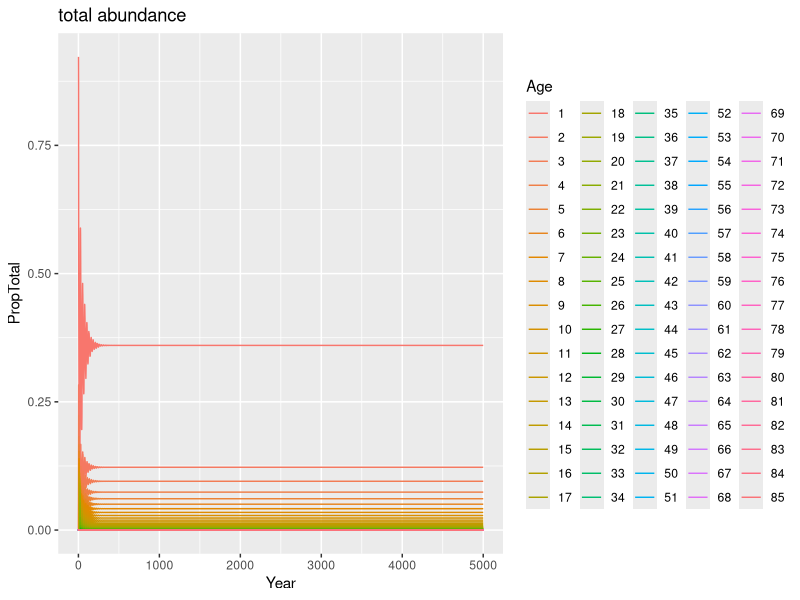
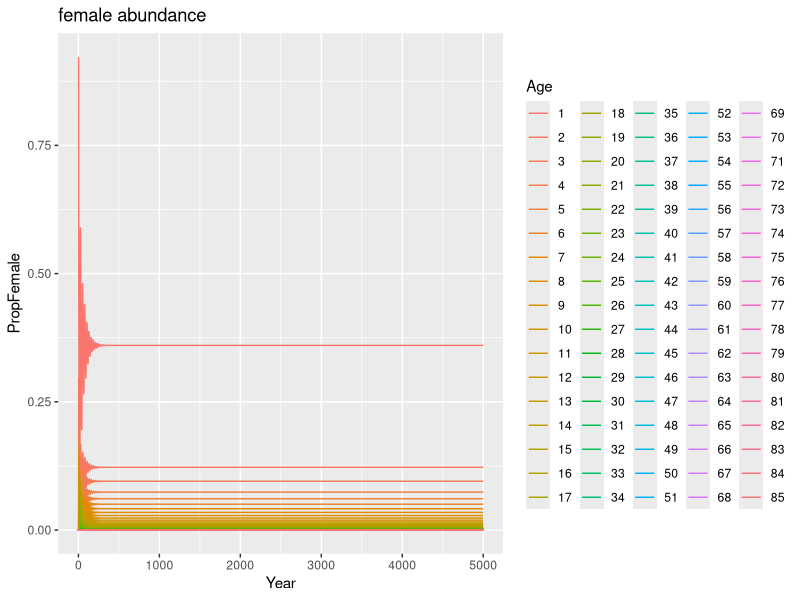
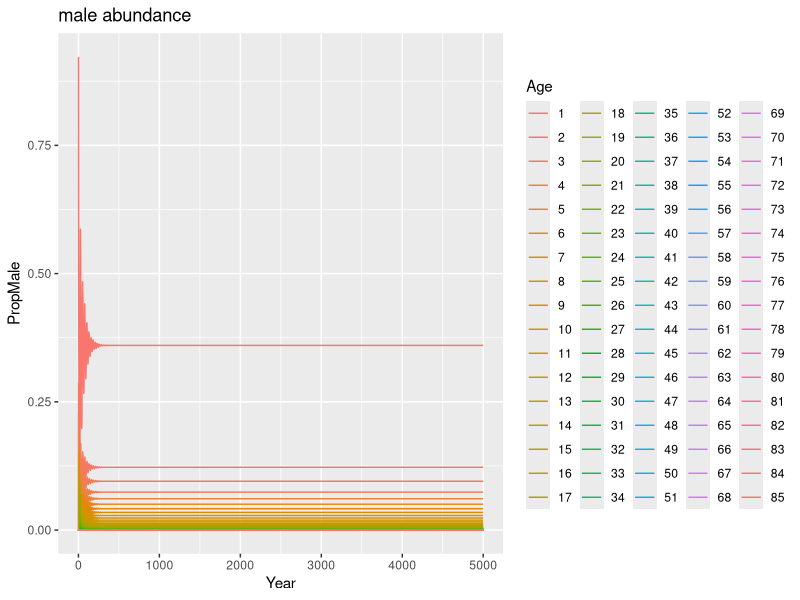
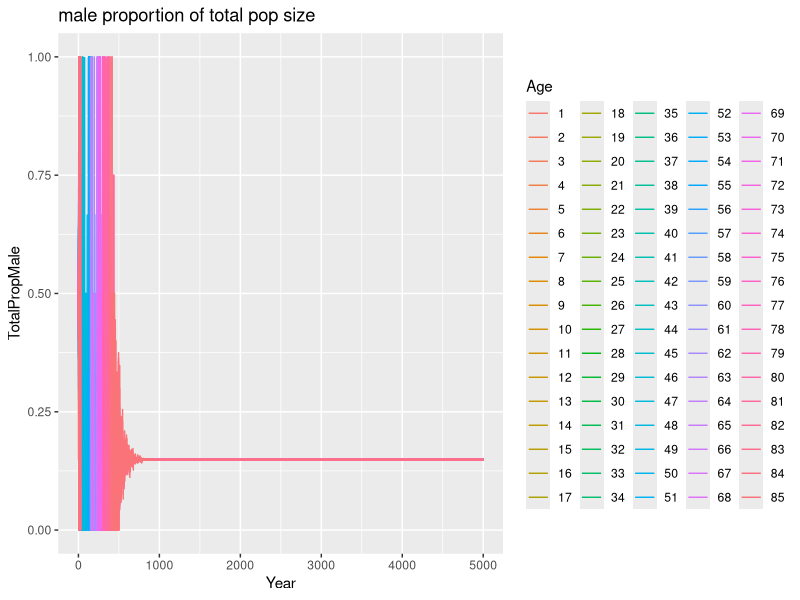

Reproduce these figures in R, in order. (Note: this script raises an error after producing the figures.)
# testing initialize population script

# load libraries
library(magrittr)
library(tidyr)
library(dplyr)
library(readr)
library(ggplot2)

# scenario parameters
model <- 'P_base'
scenario <- '0.5C'
beta <- 1.17
burn_in <- 5000

# model parameters to modulate
# temp_mu <- 31.80                        # FdN alone
temp_mu <- 30.5                         # mean of FdN, P, GM

temp_sd <- 0

# turtle demographics
max_age <- 85                                         # lifespan
F_survival_years <- c(1, 2, 7, 12, 63)                 # years per stage - F
F_survival_values <- c(0.35, 0.8, 0.85, 0.85, 0.799)  # survival per stage - F
M_survival_years <- c(1, 2, 7, 12, 63)                 # years per stage - M
M_survival_values <- c(0.35, 0.8, 0.85, 0.85, 0.799)  # survival per stage - M
age_maturity_mu <- 25                     # age at first reproduction, mean
age_maturity_sd <- 2.5                    # age at first reproduction, SD
F_remigration_int <- 3.87                 # remigration interval - females
M_remigration_int <- 1.47                 # remigration interval - males
nests_mu <- 4.95                          # mean # of nests/F/season
eggs_mu <- 100.58                         # mean number of eggs/nest - 100.58
hatch_success_A <- 0.86                   # logistic by temp - A
hatch_success_k <- -1.7                   # logistic by temp - beta
hatch_success_t0 <- 32.7                  # logistic by temp - t0
T_piv <- 29.2                             # thermal reaction norm midpoint

F_initial <- 170                          # initial adult F
M_initial <- 30                           # initial adult M

# if (model == 'P_base') { k_piv <- -1.4 }
if (model == 'P_base') { k_piv <- -1.34 }

if (model == 'GM_base') { k_piv <- -0.561 }

##### maturity ogive
M <- pnorm(q = 1:max_age, mean = age_maturity_mu, sd = age_maturity_sd)

##### initial population size

# survival values vector - females
F_survival <- rep(F_survival_values, times = F_survival_years)

# survival values vector - males
M_survival <- rep(M_survival_values, times = M_survival_years)

################################################################################

# initialize N dataframe
N <- array(rep(0, times = 2 * max_age * burn_in), 
           dim = c(2, max_age, burn_in))

# initial pop size
# hatchlings
N[ , 1, 1] <- 10000
# not hatchlings
N[ , 2:max_age, 1] <- 10

# temperatures
white_noise <- rnorm(n = burn_in, mean = 0, sd = temp_sd)
temperatures <- temp_mu + white_noise

# move population forward in time burn_in years
for (y in 2:burn_in) {
  
  # females
  N[1, 2:max_age, y] <- rbinom(n = max_age - 1, 
                               size = round(N[1, 1:(max_age - 1), y - 1]), 
                               prob = F_survival[1:(max_age - 1)])
  
  # males
  N[2, 2:max_age, y] <- rbinom(n = max_age - 1, 
                               size = round(N[2, 1:(max_age - 1), y - 1]), 
                               prob = M_survival[1:(max_age - 1)])
  
  ##### reproduction
  # females only breed every F_remigration_int years
  # all_mature_F <- rbinom(n = max_age, 
  #                        size = round(N[1, , y-1]), 
  #                        prob = M)
  # 
  # n_breeding_F <- round(sum(all_mature_F) / F_remigration_int)
  # 
  # all_mature_M <- rbinom(n = max_age, 
  #                        size = round(N[2, , y-1]), 
  #                        prob = M)
  # 
  # n_breeding_M <- round(sum(all_mature_M) / M_remigration_int)
  
  n_breeding_F <- round(sum(round(N[1, , y] * M), na.rm = TRUE) / F_remigration_int)
  
  # males only breed every M_remigration_int years
  n_breeding_M <- round(sum(round(N[2, , y] * M), na.rm = TRUE) / M_remigration_int)
  
  # as long as there is at least one mature female and one mature male:
  if (n_breeding_F > 0.5 & n_breeding_M > 0.5) {
    
    # operational sex ratio - proportion of males
    OSR <- n_breeding_M / (n_breeding_M + n_breeding_F)
    
    # calculate reproductive success
    # if 50% males or fewer, use beta function to calculate breeding success
    if (OSR <= 0.5) {
      breeding_success <- pbeta(2 * OSR, shape1 = 1, shape2 = beta) 
      
      # else, if there are more than 50% males, all the females get to mate
    } else { breeding_success <- 1 }
    
    # number of eggs
    eggs <- sum(n_breeding_F * round(nests_mu) * round(eggs_mu))
    
    
    
    # hatching success
    hatch_success <- hatch_success_A / (1 + exp(-hatch_success_k * (temperatures[y] - hatch_success_t0)))
    
    # total hatchlings = breeding_success * total eggs * hatching success
    hatchlings <- round(breeding_success * eggs * hatch_success)
    
    # determine proportion of male hatchlings based on temperature
    prop_male <- 1 / (1 + exp(-k_piv * (temperatures[y] - T_piv)))
    
    # number of male and female hatchlings
    # female hatchlings
    N[1, 1, y] <- round(hatchlings * (1 - prop_male))
    # male hatchlings
    N[2, 1, y] <- round(hatchlings * prop_male)
    
  } else { 
    
    N[1, 1, y] <- 0
    N[2, 1, y] <- 0 
    
  }
  
  print(y)
  
}

# plot results - females
females_raw <- as.data.frame(N[1, , ])
# View(females_raw)

males_raw <- as.data.frame(N[2, , ])
# View(males_raw)

females <- females_raw %>%
  mutate(Age = 1:max_age) %>%
  pivot_longer(cols = 1:burn_in,
               names_to = "Year", 
               values_to = "Abundance") %>%
  mutate(Year = parse_number(Year)) %>%
  rename(Female = Abundance) %>%
  group_by(Year)

males <- males_raw %>%
  mutate(Age = 1:max_age) %>%
  pivot_longer(cols = 1:burn_in,
               names_to = "Year", 
               values_to = "Abundance") %>%
  mutate(Year = parse_number(Year)) %>%
  rename(Male = Abundance)

abundances <- left_join(females, males) %>%
  mutate(Total = Female + Male) %>%
  mutate(Age = factor(Age)) %>%
  group_by(Year) %>%
  mutate(PropTotal = Total/sum(Total)) %>%
  mutate(PropFemale = Female/sum(Female)) %>%
  mutate(PropMale = Male/sum(Male)) %>%
  mutate(TotalPropFemale = Female/Total) %>%
  mutate(TotalPropMale = Male/Total)

# save(abundances, file = 'output/initial_population.Rda')

ggplot(abundances, aes(x = Year, y = PropTotal, col = Age)) +
  geom_path() +
  ggtitle('total abundance')

ggplot(abundances, aes(x = Year, y = PropFemale, col = Age)) +
  geom_path() +
  ggtitle('female abundance') 

ggplot(abundances, aes(x = Year, y = PropMale, col = Age)) +
  geom_path() +
  ggtitle('male abundance')

ggplot(abundances, aes(x = Year, y = TotalPropMale, col = Age)) +
  geom_path() +
  ggtitle('male proportion of total pop size')

# final SAD for total population (both sexes)
final_total_SAD <- abundances %>%
  filter(Year == burn_in) %>%
  .$PropTotal

# sex proportions of total SAD
FemaleProp <- abundances %>%
  filter(Year == burn_in) %>%
  .$TotalPropFemale %>%
  tail(1)

MaleProp <- abundances %>%
  filter(Year == burn_in) %>%
  .$TotalPropMale %>%
  tail(1)

# sex SADs
FemaleSAD <- final_total_SAD * FemaleProp
MaleSAD <- final_total_SAD * MaleProp

# multipliers to get minimum adults to match data
F_multiplier <- F_initial / sum(FemaleSAD * M)
M_multiplier <- M_initial / sum(MaleSAD * M)

# which multiplier to use
multiplier <- min(F_multiplier, M_multiplier)

# initial population size
F_init <- ceiling(FemaleSAD * multiplier)
M_init <- ceiling(MaleSAD * multiplier)

# checks - good to go
sum(year1_females * M)
sum(year1_males * M)



